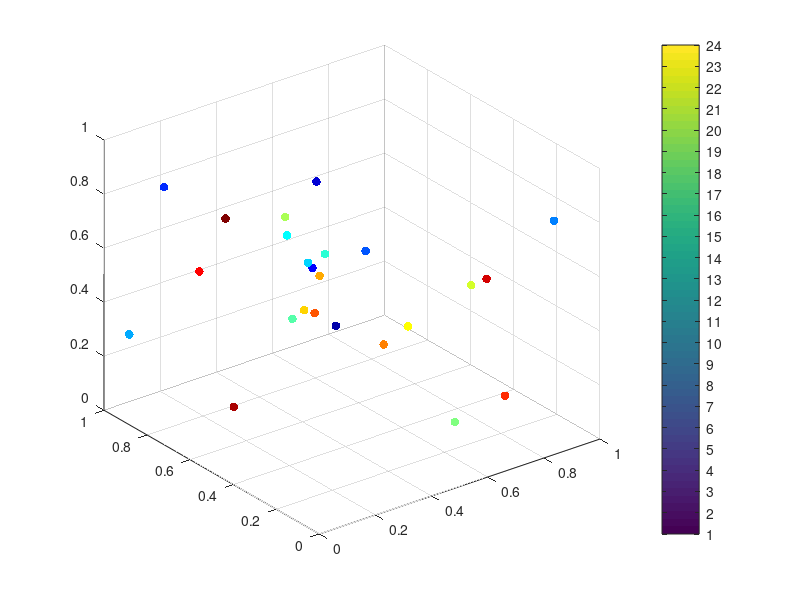

This chart was generated by the following MATLAB code:
x = rand(1,24);
y = rand(1,24);
z = rand(1,24);
sz = 40;
colors = jet(24);
scatter3(x, y, z, sz, colors, 'filled')
colorbar('YTick', linspace(0, 1, 24), 'YTickLabel', 1:24)
